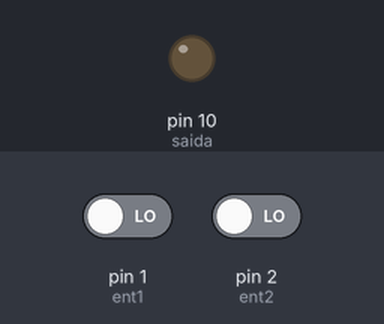
Bench run of a sketch on a simulated Arduino Uno, built with avr-gcc and run on an emulated ATmega328P. Shown: output pins drawn as LEDs (lit = HIGH). The inputs (shaded band) are chosen by the test bench; at power-on: pin 1 (ent1) LOW, pin 2 (ent2) LOW.

Above: at 1.2 s.
1.3 s: pin 1 (ent1) driven HIGH
At 2.3 s:
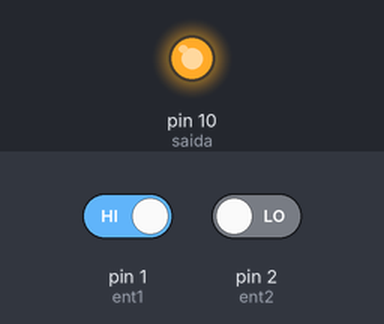
2.8 s: pin 1 (ent1) driven LOW
At 3.5 s:
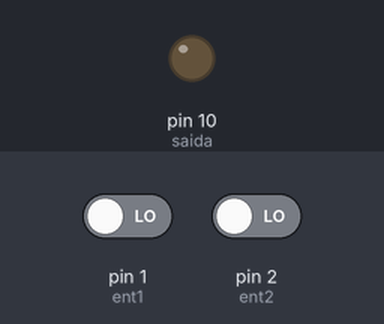
4.3 s: pin 2 (ent2) driven HIGH
At 4.7 s:
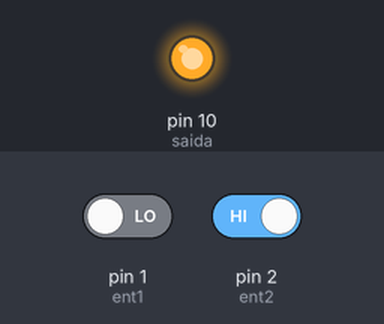
Timing chart, 0 to 7.3 s (numbered marks = the images above; inputs shaded):
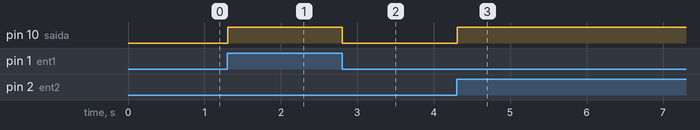

The sketch:

140826F2.ino
```cpp
const int ent1 = 1;
const int ent2 = 2;
const int saida = 10;

void setup() {
  pinMode(ent1, INPUT);
  pinMode(ent2, INPUT);
  pinMode(saida, OUTPUT);

}

void loop() {
  int estent1 = digitalRead(ent1);
  int estent2 = digitalRead(ent2);

  int result = estent1 ^ estent2;

  digitalWrite(saida, result);

  delay (10);

}
```

Measured:
- after the input at 1.3 s, pin 10 (saida): LOW → HIGH at once
- after the input at 2.8 s, pin 10 (saida): HIGH → LOW at once
- after the input at 4.3 s, pin 10 (saida): LOW → HIGH at once
